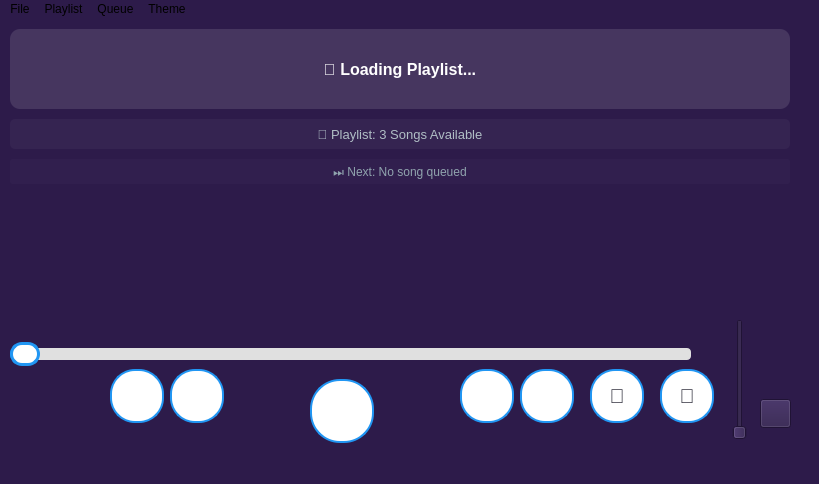
<?xml version="1.0" encoding="UTF-8"?>
<ui version="4.0">
 <class>MainWindow</class>
 <widget class="QMainWindow" name="MainWindow">
  <property name="geometry">
   <rect>
    <x>0</x>
    <y>0</y>
    <width>819</width>
    <height>484</height>
   </rect>
  </property>
  <property name="windowTitle">
   <string>🎵 MuPlayer - Music Player with Playlist</string>
  </property>
  <property name="styleSheet">
   <string notr="true">   background-color: #2D1B4A;</string>
  </property>
  <widget class="QWidget" name="centralwidget">
   <widget class="QLabel" name="label">
    <property name="geometry">
     <rect>
      <x>10</x>
      <y>10</y>
      <width>780</width>
      <height>80</height>
     </rect>
    </property>
    <property name="font">
     <font>
      <pointsize>12</pointsize>
      <bold>true</bold>
     </font>
    </property>
    <property name="styleSheet">
     <string notr="true">color: white;
background-color: rgba(255, 255, 255, 30);
border-radius: 10px;
padding: 10px;
text-align: center;</string>
    </property>
    <property name="text">
     <string>🎵 Loading Playlist...</string>
    </property>
    <property name="alignment">
     <set>Qt::AlignmentFlag::AlignCenter</set>
    </property>
    <property name="wordWrap">
     <bool>true</bool>
    </property>
   </widget>
   <widget class="QSlider" name="horizontalSlider">
    <property name="geometry">
     <rect>
      <x>10</x>
      <y>320</y>
      <width>681</width>
      <height>31</height>
     </rect>
    </property>
    <property name="styleSheet">
     <string notr="true">QSlider::groove:horizontal {
    height: 8px;
    background: #e0e0e0;
    border-radius: 4px;
    margin: 2px 0;
}

QSlider::sub-page:horizontal {
    background: #1565C0;
    border-radius: 4px;
}

QSlider::add-page:horizontal {
    background: #e0e0e0;
    border-radius: 4px;
}

QSlider::handle:horizontal {
    background: white;
    border: 3px solid #2196F3;
    width: 24px;
    height: 24px;
    border-radius: 12px;
    margin: -8px 0;
}

QSlider::handle:horizontal:hover {
    background: white;
    border: 3px solid #1976D2;
}
</string>
    </property>
    <property name="orientation">
     <enum>Qt::Orientation::Horizontal</enum>
    </property>
   </widget>
   <widget class="QPushButton" name="push_button_gofront">
    <property name="geometry">
     <rect>
      <x>460</x>
      <y>350</y>
      <width>54</width>
      <height>54</height>
     </rect>
    </property>
    <property name="styleSheet">
     <string notr="true">QPushButton
{
    border: 2px solid #2196F3;
    border-radius: 25px;
    background-color: rgb(255, 255, 255);
    color: rgb(52, 51, 64);
    min-width: 50px;
    max-width: 50px;
    min-height: 50px;
    max-height: 50px;
    padding: 0px;
}

QPushButton:hover
{
    border: 2px solid #1976D2;
    background-color: rgb(255, 255, 255);
}
</string>
    </property>
    <property name="text">
     <string/>
    </property>
   </widget>
   <widget class="QPushButton" name="push_button_getback">
    <property name="geometry">
     <rect>
      <x>170</x>
      <y>350</y>
      <width>54</width>
      <height>54</height>
     </rect>
    </property>
    <property name="styleSheet">
     <string notr="true">QPushButton
{
    border: 2px solid #2196F3;
    border-radius: 25px;
    background-color: rgb(255, 255, 255);
    color: rgb(52, 51, 64);
    min-width: 50px;
    max-width: 50px;
    min-height: 50px;
    max-height: 50px;
    padding: 0px;
}

QPushButton:hover
{
    border: 2px solid #1976D2;
    background-color: rgb(255, 255, 255);
}
</string>
    </property>
    <property name="text">
     <string/>
    </property>
   </widget>
   <widget class="QPushButton" name="push_button_nxtsong">
    <property name="geometry">
     <rect>
      <x>520</x>
      <y>350</y>
      <width>54</width>
      <height>54</height>
     </rect>
    </property>
    <property name="styleSheet">
     <string notr="true">QPushButton
{
    border: 2px solid #2196F3;
    border-radius: 25px;
    background-color: rgb(255, 255, 255);
    color: rgb(52, 51, 64);
    min-width: 50px;
    max-width: 50px;
    min-height: 50px;
    max-height: 50px;
    padding: 0px;
}

QPushButton:hover
{
    border: 2px solid #1976D2;
    background-color: rgb(255, 255, 255);
}
</string>
    </property>
    <property name="text">
     <string/>
    </property>
   </widget>
   <widget class="QPushButton" name="button_shuffle">
    <property name="geometry">
     <rect>
      <x>590</x>
      <y>350</y>
      <width>54</width>
      <height>54</height>
     </rect>
    </property>
    <property name="styleSheet">
     <string notr="true">QPushButton
{
    border: 2px solid #2196F3;
    border-radius: 25px;
    background-color: rgb(255, 255, 255);
    color: rgb(52, 51, 64);
    min-width: 50px;
    max-width: 50px;
    min-height: 50px;
    max-height: 50px;
    padding: 0px;
    font-size: 20px;
}

QPushButton:hover
{
    border: 2px solid #1976D2;
    background-color: rgb(255, 255, 255);
}

QPushButton:checked
{
    border: 2px solid #4CAF50;
    background-color: rgb(200, 255, 200);
    color: rgb(0, 100, 0);
}
</string>
    </property>
    <property name="text">
     <string>🔀</string>
    </property>
    <property name="checkable">
     <bool>true</bool>
    </property>
   </widget>
   <widget class="QPushButton" name="button_repeat">
    <property name="geometry">
     <rect>
      <x>660</x>
      <y>350</y>
      <width>54</width>
      <height>54</height>
     </rect>
    </property>
    <property name="styleSheet">
     <string notr="true">QPushButton
{
    border: 2px solid #2196F3;
    border-radius: 25px;
    background-color: rgb(255, 255, 255);
    color: rgb(52, 51, 64);
    min-width: 50px;
    max-width: 50px;
    min-height: 50px;
    max-height: 50px;
    padding: 0px;
    font-size: 20px;
}

QPushButton:hover
{
    border: 2px solid #1976D2;
    background-color: rgb(255, 255, 255);
}

QPushButton:checked
{
    border: 2px solid #4CAF50;
    background-color: rgb(200, 255, 200);
    color: rgb(0, 100, 0);
}
</string>
    </property>
    <property name="text">
     <string>🔁</string>
    </property>
    <property name="checkable">
     <bool>true</bool>
    </property>
   </widget>
   <widget class="QPushButton" name="push_button_lastsong">
    <property name="geometry">
     <rect>
      <x>110</x>
      <y>350</y>
      <width>54</width>
      <height>54</height>
     </rect>
    </property>
    <property name="styleSheet">
     <string notr="true">QPushButton
{
    border: 2px solid #2196F3;
    border-radius: 25px;
    background-color: rgb(255, 255, 255);
    color: rgb(52, 51, 64);
    min-width: 50px;
    max-width: 50px;
    min-height: 50px;
    max-height: 50px;
    padding: 0px;
}

QPushButton:hover
{
    border: 2px solid #1976D2;
    background-color: rgb(255, 255, 255);
}
</string>
    </property>
    <property name="text">
     <string/>
    </property>
   </widget>
   <widget class="QPushButton" name="pushButton_play">
    <property name="geometry">
     <rect>
      <x>310</x>
      <y>360</y>
      <width>64</width>
      <height>64</height>
     </rect>
    </property>
    <property name="styleSheet">
     <string notr="true">QPushButton
{
    border: 2px solid #2196F3;
    border-radius: 30px;
    background-color: rgb(255, 255, 255);
    color: rgb(52, 51, 64);
    min-width: 60px;
    max-width: 60px;
    min-height: 60px;
    max-height: 60px;
    padding: 0px;
}

QPushButton:hover
{
    border: 2px solid #1976D2;
    background-color: rgb(255, 255, 255);
}
</string>
    </property>
    <property name="text">
     <string/>
    </property>
   </widget>
   <widget class="QPushButton" name="pushButton_soundoff">
    <property name="geometry">
     <rect>
      <x>760</x>
      <y>380</y>
      <width>31</width>
      <height>29</height>
     </rect>
    </property>
    <property name="text">
     <string/>
    </property>
   </widget>
   <widget class="QSlider" name="verticalSlider">
    <property name="geometry">
     <rect>
      <x>730</x>
      <y>300</y>
      <width>20</width>
      <height>121</height>
     </rect>
    </property>
    <property name="orientation">
     <enum>Qt::Orientation::Vertical</enum>
    </property>
   </widget>
   <widget class="QLabel" name="label_Value_1">
    <property name="geometry">
     <rect>
      <x>20</x>
      <y>300</y>
      <width>63</width>
      <height>20</height>
     </rect>
    </property>
    <property name="styleSheet">
     <string notr="true">color: white;</string>
    </property>
    <property name="text">
     <string/>
    </property>
   </widget>
   <widget class="QLabel" name="label_Value_2">
    <property name="geometry">
     <rect>
      <x>640</x>
      <y>300</y>
      <width>63</width>
      <height>20</height>
     </rect>
    </property>
    <property name="styleSheet">
     <string notr="true">color: white;</string>
    </property>
    <property name="text">
     <string/>
    </property>
   </widget>
   <widget class="QLabel" name="label_playlist_status">
    <property name="geometry">
     <rect>
      <x>10</x>
      <y>100</y>
      <width>780</width>
      <height>30</height>
     </rect>
    </property>
    <property name="font">
     <font>
      <pointsize>10</pointsize>
      <bold>false</bold>
     </font>
    </property>
    <property name="styleSheet">
     <string notr="true">color: #B0BEC5;
background-color: rgba(255, 255, 255, 10);
border-radius: 5px;
padding: 5px;</string>
    </property>
    <property name="text">
     <string>📂 Playlist: 3 Songs Available</string>
    </property>
    <property name="alignment">
     <set>Qt::AlignmentFlag::AlignCenter</set>
    </property>
   </widget>
   <widget class="QLabel" name="label_next_song">
    <property name="geometry">
     <rect>
      <x>10</x>
      <y>140</y>
      <width>780</width>
      <height>25</height>
     </rect>
    </property>
    <property name="font">
     <font>
      <pointsize>9</pointsize>
      <bold>false</bold>
     </font>
    </property>
    <property name="styleSheet">
     <string notr="true">color: #90A4AE;
background-color: rgba(255, 255, 255, 5);
border-radius: 3px;
padding: 3px;</string>
    </property>
    <property name="text">
     <string>⏭️ Next: No song queued</string>
    </property>
    <property name="alignment">
     <set>Qt::AlignmentFlag::AlignCenter</set>
    </property>
   </widget>
  </widget>
  <widget class="QMenuBar" name="menubar">
   <property name="geometry">
    <rect>
     <x>0</x>
     <y>0</y>
     <width>819</width>
     <height>25</height>
    </rect>
   </property>
   <widget class="QMenu" name="menuOpen">
    <property name="title">
     <string>File</string>
    </property>
    <addaction name="actionOpen_file"/>
   </widget>
   <widget class="QMenu" name="menuPlaylist">
    <property name="title">
     <string>Playlist</string>
    </property>
    <addaction name="actionNew_Playlist"/>
    <addaction name="actionOpen_Folder"/>
    <addaction name="actionLoad_Playlist"/>
    <addaction name="separator"/>
    <addaction name="actionAdd_Songs"/>
   </widget>
   <widget class="QMenu" name="menuQueue">
    <property name="title">
     <string>Queue</string>
    </property>
    <addaction name="actionEnable_Queue"/>
    <addaction name="separator"/>
    <addaction name="actionAdd_to_Queue"/>
    <addaction name="actionView_Queue"/>
    <addaction name="separator"/>
    <addaction name="actionClear_Queue"/>
   </widget>
   <widget class="QMenu" name="menuTheme">
    <property name="title">
     <string>Theme</string>
    </property>
    <addaction name="actionTheme_Dark_Purple"/>
    <addaction name="actionTheme_Dark_Blue"/>
    <addaction name="actionTheme_Dark_Green"/>
    <addaction name="actionTheme_Dark_Red"/>
    <addaction name="actionTheme_Black"/>
   </widget>
   <addaction name="menuOpen"/>
   <addaction name="menuPlaylist"/>
   <addaction name="menuQueue"/>
   <addaction name="menuTheme"/>
  </widget>
  <widget class="QStatusBar" name="statusbar"/>
  <action name="actionOpen_file">
   <property name="text">
    <string>Open Audio File</string>
   </property>
  </action>
  <action name="actionNew_Playlist">
   <property name="text">
    <string>New Playlist</string>
   </property>
  </action>
  <action name="actionOpen_Folder">
   <property name="text">
    <string>Create Playlist from Folder</string>
   </property>
  </action>
  <action name="actionLoad_Playlist">
   <property name="text">
    <string>Load Playlist</string>
   </property>
  </action>
  <action name="actionAdd_Songs">
   <property name="text">
    <string>Add Songs to Playlist</string>
   </property>
  </action>
  <action name="actionEnable_Queue">
   <property name="checkable">
    <bool>true</bool>
   </property>
   <property name="text">
    <string>Enable Queue Mode</string>
   </property>
  </action>
  <action name="actionAdd_to_Queue">
   <property name="text">
    <string>Add Songs to Queue</string>
   </property>
  </action>
  <action name="actionView_Queue">
   <property name="text">
    <string>View/Edit Queue</string>
   </property>
  </action>
  <action name="actionClear_Queue">
   <property name="text">
    <string>Clear Queue</string>
   </property>
  </action>
  <action name="actionTheme_Dark_Purple">
   <property name="checkable">
    <bool>true</bool>
   </property>
   <property name="checked">
    <bool>true</bool>
   </property>
   <property name="text">
    <string>Dark Purple</string>
   </property>
  </action>
  <action name="actionTheme_Dark_Blue">
   <property name="checkable">
    <bool>true</bool>
   </property>
   <property name="text">
    <string>Dark Blue</string>
   </property>
  </action>
  <action name="actionTheme_Dark_Green">
   <property name="checkable">
    <bool>true</bool>
   </property>
   <property name="text">
    <string>Dark Green</string>
   </property>
  </action>
  <action name="actionTheme_Dark_Red">
   <property name="checkable">
    <bool>true</bool>
   </property>
   <property name="text">
    <string>Dark Red</string>
   </property>
  </action>
  <action name="actionTheme_Black">
   <property name="checkable">
    <bool>true</bool>
   </property>
   <property name="text">
    <string>Black</string>
   </property>
  </action>
 </widget>
 <resources/>
 <connections/>
</ui>
